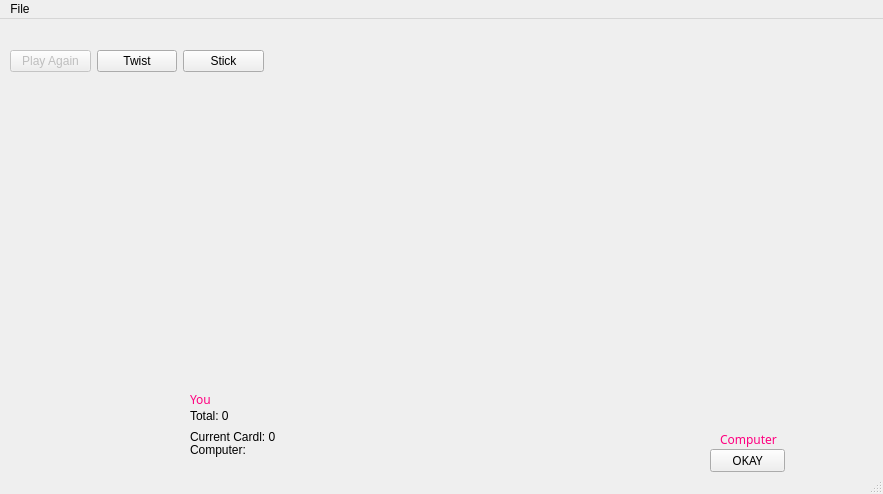
<?xml version="1.0" encoding="UTF-8"?>
<ui version="4.0">
 <class>PlayWindow</class>
 <widget class="QMainWindow" name="PlayWindow">
  <property name="geometry">
   <rect>
    <x>0</x>
    <y>0</y>
    <width>883</width>
    <height>494</height>
   </rect>
  </property>
  <property name="baseSize">
   <size>
    <width>800</width>
    <height>500</height>
   </size>
  </property>
  <property name="windowTitle">
   <string>6nimmt c++</string>
  </property>
  <property name="styleSheet">
   <string notr="true">background-image: url(:/images/images/table.png);</string>
  </property>
  <widget class="QWidget" name="centralwidget">
   <widget class="QLabel" name="statusLabel">
    <property name="geometry">
     <rect>
      <x>115</x>
      <y>350</y>
      <width>47</width>
      <height>13</height>
     </rect>
    </property>
    <property name="palette">
     <palette>
      <active>
       <colorrole role="WindowText">
        <brush brushstyle="SolidPattern">
         <color alpha="255">
          <red>255</red>
          <green>255</green>
          <blue>255</blue>
         </color>
        </brush>
       </colorrole>
      </active>
      <inactive>
       <colorrole role="WindowText">
        <brush brushstyle="SolidPattern">
         <color alpha="255">
          <red>255</red>
          <green>255</green>
          <blue>255</blue>
         </color>
        </brush>
       </colorrole>
      </inactive>
      <disabled>
       <colorrole role="WindowText">
        <brush brushstyle="SolidPattern">
         <color alpha="255">
          <red>120</red>
          <green>120</green>
          <blue>120</blue>
         </color>
        </brush>
       </colorrole>
      </disabled>
     </palette>
    </property>
    <property name="text">
     <string/>
    </property>
   </widget>
   <widget class="QLabel" name="statusLabel_2">
    <property name="geometry">
     <rect>
      <x>115</x>
      <y>360</y>
      <width>47</width>
      <height>13</height>
     </rect>
    </property>
    <property name="palette">
     <palette>
      <active>
       <colorrole role="WindowText">
        <brush brushstyle="SolidPattern">
         <color alpha="255">
          <red>255</red>
          <green>255</green>
          <blue>255</blue>
         </color>
        </brush>
       </colorrole>
      </active>
      <inactive>
       <colorrole role="WindowText">
        <brush brushstyle="SolidPattern">
         <color alpha="255">
          <red>255</red>
          <green>255</green>
          <blue>255</blue>
         </color>
        </brush>
       </colorrole>
      </inactive>
      <disabled>
       <colorrole role="WindowText">
        <brush brushstyle="SolidPattern">
         <color alpha="255">
          <red>120</red>
          <green>120</green>
          <blue>120</blue>
         </color>
        </brush>
       </colorrole>
      </disabled>
     </palette>
    </property>
    <property name="text">
     <string/>
    </property>
   </widget>
   <widget class="QLabel" name="statusLabel_3">
    <property name="geometry">
     <rect>
      <x>115</x>
      <y>310</y>
      <width>47</width>
      <height>13</height>
     </rect>
    </property>
    <property name="palette">
     <palette>
      <active>
       <colorrole role="WindowText">
        <brush brushstyle="SolidPattern">
         <color alpha="255">
          <red>255</red>
          <green>255</green>
          <blue>255</blue>
         </color>
        </brush>
       </colorrole>
      </active>
      <inactive>
       <colorrole role="WindowText">
        <brush brushstyle="SolidPattern">
         <color alpha="255">
          <red>255</red>
          <green>255</green>
          <blue>255</blue>
         </color>
        </brush>
       </colorrole>
      </inactive>
      <disabled>
       <colorrole role="WindowText">
        <brush brushstyle="SolidPattern">
         <color alpha="255">
          <red>120</red>
          <green>120</green>
          <blue>120</blue>
         </color>
        </brush>
       </colorrole>
      </disabled>
     </palette>
    </property>
    <property name="text">
     <string/>
    </property>
   </widget>
   <widget class="QLabel" name="youLabel">
    <property name="geometry">
     <rect>
      <x>190</x>
      <y>360</y>
      <width>61</width>
      <height>41</height>
     </rect>
    </property>
    <property name="palette">
     <palette>
      <active>
       <colorrole role="WindowText">
        <brush brushstyle="SolidPattern">
         <color alpha="255">
          <red>255</red>
          <green>0</green>
          <blue>127</blue>
         </color>
        </brush>
       </colorrole>
       <colorrole role="Text">
        <brush brushstyle="SolidPattern">
         <color alpha="255">
          <red>255</red>
          <green>0</green>
          <blue>127</blue>
         </color>
        </brush>
       </colorrole>
       <colorrole role="ButtonText">
        <brush brushstyle="SolidPattern">
         <color alpha="255">
          <red>255</red>
          <green>0</green>
          <blue>127</blue>
         </color>
        </brush>
       </colorrole>
       <colorrole role="PlaceholderText">
        <brush brushstyle="NoBrush">
         <color alpha="128">
          <red>255</red>
          <green>0</green>
          <blue>127</blue>
         </color>
        </brush>
       </colorrole>
      </active>
      <inactive>
       <colorrole role="WindowText">
        <brush brushstyle="SolidPattern">
         <color alpha="255">
          <red>255</red>
          <green>0</green>
          <blue>127</blue>
         </color>
        </brush>
       </colorrole>
       <colorrole role="Text">
        <brush brushstyle="SolidPattern">
         <color alpha="255">
          <red>255</red>
          <green>0</green>
          <blue>127</blue>
         </color>
        </brush>
       </colorrole>
       <colorrole role="ButtonText">
        <brush brushstyle="SolidPattern">
         <color alpha="255">
          <red>255</red>
          <green>0</green>
          <blue>127</blue>
         </color>
        </brush>
       </colorrole>
       <colorrole role="PlaceholderText">
        <brush brushstyle="NoBrush">
         <color alpha="128">
          <red>255</red>
          <green>0</green>
          <blue>127</blue>
         </color>
        </brush>
       </colorrole>
      </inactive>
      <disabled>
       <colorrole role="WindowText">
        <brush brushstyle="SolidPattern">
         <color alpha="255">
          <red>255</red>
          <green>0</green>
          <blue>127</blue>
         </color>
        </brush>
       </colorrole>
       <colorrole role="Text">
        <brush brushstyle="SolidPattern">
         <color alpha="255">
          <red>255</red>
          <green>0</green>
          <blue>127</blue>
         </color>
        </brush>
       </colorrole>
       <colorrole role="ButtonText">
        <brush brushstyle="SolidPattern">
         <color alpha="255">
          <red>255</red>
          <green>0</green>
          <blue>127</blue>
         </color>
        </brush>
       </colorrole>
       <colorrole role="PlaceholderText">
        <brush brushstyle="NoBrush">
         <color alpha="128">
          <red>255</red>
          <green>0</green>
          <blue>127</blue>
         </color>
        </brush>
       </colorrole>
      </disabled>
     </palette>
    </property>
    <property name="font">
     <font>
      <family>Impact</family>
      <pointsize>9</pointsize>
      <weight>50</weight>
      <italic>false</italic>
      <bold>false</bold>
     </font>
    </property>
    <property name="styleSheet">
     <string notr="true">font: 9pt &quot;Impact&quot;;
color: rgb(255, 0, 127);</string>
    </property>
    <property name="text">
     <string>You</string>
    </property>
   </widget>
   <widget class="QLabel" name="playertotalLabel_2">
    <property name="geometry">
     <rect>
      <x>190</x>
      <y>390</y>
      <width>47</width>
      <height>13</height>
     </rect>
    </property>
    <property name="palette">
     <palette>
      <active>
       <colorrole role="WindowText">
        <brush brushstyle="SolidPattern">
         <color alpha="255">
          <red>0</red>
          <green>0</green>
          <blue>0</blue>
         </color>
        </brush>
       </colorrole>
       <colorrole role="Text">
        <brush brushstyle="SolidPattern">
         <color alpha="255">
          <red>0</red>
          <green>0</green>
          <blue>0</blue>
         </color>
        </brush>
       </colorrole>
       <colorrole role="ButtonText">
        <brush brushstyle="SolidPattern">
         <color alpha="255">
          <red>0</red>
          <green>0</green>
          <blue>0</blue>
         </color>
        </brush>
       </colorrole>
       <colorrole role="PlaceholderText">
        <brush brushstyle="NoBrush">
         <color alpha="128">
          <red>0</red>
          <green>0</green>
          <blue>0</blue>
         </color>
        </brush>
       </colorrole>
      </active>
      <inactive>
       <colorrole role="WindowText">
        <brush brushstyle="SolidPattern">
         <color alpha="255">
          <red>0</red>
          <green>0</green>
          <blue>0</blue>
         </color>
        </brush>
       </colorrole>
       <colorrole role="Text">
        <brush brushstyle="SolidPattern">
         <color alpha="255">
          <red>0</red>
          <green>0</green>
          <blue>0</blue>
         </color>
        </brush>
       </colorrole>
       <colorrole role="ButtonText">
        <brush brushstyle="SolidPattern">
         <color alpha="255">
          <red>0</red>
          <green>0</green>
          <blue>0</blue>
         </color>
        </brush>
       </colorrole>
       <colorrole role="PlaceholderText">
        <brush brushstyle="NoBrush">
         <color alpha="128">
          <red>0</red>
          <green>0</green>
          <blue>0</blue>
         </color>
        </brush>
       </colorrole>
      </inactive>
      <disabled>
       <colorrole role="WindowText">
        <brush brushstyle="SolidPattern">
         <color alpha="255">
          <red>0</red>
          <green>0</green>
          <blue>0</blue>
         </color>
        </brush>
       </colorrole>
       <colorrole role="Text">
        <brush brushstyle="SolidPattern">
         <color alpha="255">
          <red>0</red>
          <green>0</green>
          <blue>0</blue>
         </color>
        </brush>
       </colorrole>
       <colorrole role="ButtonText">
        <brush brushstyle="SolidPattern">
         <color alpha="255">
          <red>0</red>
          <green>0</green>
          <blue>0</blue>
         </color>
        </brush>
       </colorrole>
       <colorrole role="PlaceholderText">
        <brush brushstyle="NoBrush">
         <color alpha="128">
          <red>0</red>
          <green>0</green>
          <blue>0</blue>
         </color>
        </brush>
       </colorrole>
      </disabled>
     </palette>
    </property>
    <property name="styleSheet">
     <string notr="true">color: rgb(0, 0, 0);
font: 9pt &quot;Impact&quot;;</string>
    </property>
    <property name="text">
     <string>Total: 0</string>
    </property>
   </widget>
   <widget class="QWidget" name="gridLayoutWidget_3">
    <property name="geometry">
     <rect>
      <x>40</x>
      <y>50</y>
      <width>211</width>
      <height>371</height>
     </rect>
    </property>
    <layout class="QGridLayout" name="gridLayout_2">
     <item row="0" column="0">
      <widget class="QLabel" name="card1Label_10">
       <property name="text">
        <string/>
       </property>
      </widget>
     </item>
     <item row="0" column="1">
      <widget class="QLabel" name="card2Label_10">
       <property name="text">
        <string/>
       </property>
      </widget>
     </item>
     <item row="2" column="0">
      <widget class="QLabel" name="card7Label_2">
       <property name="text">
        <string/>
       </property>
      </widget>
     </item>
     <item row="2" column="1">
      <widget class="QLabel" name="card8Label_2">
       <property name="text">
        <string/>
       </property>
      </widget>
     </item>
     <item row="1" column="1">
      <widget class="QLabel" name="card5Label_10">
       <property name="text">
        <string/>
       </property>
      </widget>
     </item>
     <item row="0" column="2">
      <widget class="QLabel" name="card3Label_10">
       <property name="text">
        <string/>
       </property>
      </widget>
     </item>
     <item row="3" column="0">
      <widget class="QLabel" name="card10Label_2">
       <property name="text">
        <string/>
       </property>
      </widget>
     </item>
     <item row="1" column="0">
      <widget class="QLabel" name="card4Label_10">
       <property name="text">
        <string/>
       </property>
      </widget>
     </item>
     <item row="2" column="2">
      <widget class="QLabel" name="card9Label_2">
       <property name="text">
        <string/>
       </property>
      </widget>
     </item>
     <item row="1" column="2">
      <widget class="QLabel" name="card6Label_10">
       <property name="text">
        <string/>
       </property>
      </widget>
     </item>
    </layout>
   </widget>
   <widget class="QLabel" name="playercurrentLabel_2">
    <property name="geometry">
     <rect>
      <x>190</x>
      <y>410</y>
      <width>111</width>
      <height>16</height>
     </rect>
    </property>
    <property name="palette">
     <palette>
      <active>
       <colorrole role="WindowText">
        <brush brushstyle="SolidPattern">
         <color alpha="255">
          <red>0</red>
          <green>0</green>
          <blue>0</blue>
         </color>
        </brush>
       </colorrole>
       <colorrole role="Text">
        <brush brushstyle="SolidPattern">
         <color alpha="255">
          <red>0</red>
          <green>0</green>
          <blue>0</blue>
         </color>
        </brush>
       </colorrole>
       <colorrole role="ButtonText">
        <brush brushstyle="SolidPattern">
         <color alpha="255">
          <red>0</red>
          <green>0</green>
          <blue>0</blue>
         </color>
        </brush>
       </colorrole>
       <colorrole role="PlaceholderText">
        <brush brushstyle="NoBrush">
         <color alpha="128">
          <red>0</red>
          <green>0</green>
          <blue>0</blue>
         </color>
        </brush>
       </colorrole>
      </active>
      <inactive>
       <colorrole role="WindowText">
        <brush brushstyle="SolidPattern">
         <color alpha="255">
          <red>0</red>
          <green>0</green>
          <blue>0</blue>
         </color>
        </brush>
       </colorrole>
       <colorrole role="Text">
        <brush brushstyle="SolidPattern">
         <color alpha="255">
          <red>0</red>
          <green>0</green>
          <blue>0</blue>
         </color>
        </brush>
       </colorrole>
       <colorrole role="ButtonText">
        <brush brushstyle="SolidPattern">
         <color alpha="255">
          <red>0</red>
          <green>0</green>
          <blue>0</blue>
         </color>
        </brush>
       </colorrole>
       <colorrole role="PlaceholderText">
        <brush brushstyle="NoBrush">
         <color alpha="128">
          <red>0</red>
          <green>0</green>
          <blue>0</blue>
         </color>
        </brush>
       </colorrole>
      </inactive>
      <disabled>
       <colorrole role="WindowText">
        <brush brushstyle="SolidPattern">
         <color alpha="255">
          <red>0</red>
          <green>0</green>
          <blue>0</blue>
         </color>
        </brush>
       </colorrole>
       <colorrole role="Text">
        <brush brushstyle="SolidPattern">
         <color alpha="255">
          <red>0</red>
          <green>0</green>
          <blue>0</blue>
         </color>
        </brush>
       </colorrole>
       <colorrole role="ButtonText">
        <brush brushstyle="SolidPattern">
         <color alpha="255">
          <red>0</red>
          <green>0</green>
          <blue>0</blue>
         </color>
        </brush>
       </colorrole>
       <colorrole role="PlaceholderText">
        <brush brushstyle="NoBrush">
         <color alpha="128">
          <red>0</red>
          <green>0</green>
          <blue>0</blue>
         </color>
        </brush>
       </colorrole>
      </disabled>
     </palette>
    </property>
    <property name="styleSheet">
     <string notr="true">font: 9pt &quot;Impact&quot;;
color: rgb(0, 0, 0);</string>
    </property>
    <property name="text">
     <string>Current Cardl: 0</string>
    </property>
   </widget>
   <widget class="QWidget" name="layoutWidget_2">
    <property name="geometry">
     <rect>
      <x>10</x>
      <y>30</y>
      <width>254</width>
      <height>25</height>
     </rect>
    </property>
    <layout class="QHBoxLayout" name="horizontalLayout_2">
     <item>
      <widget class="QPushButton" name="playagainButton_3">
       <property name="enabled">
        <bool>false</bool>
       </property>
       <property name="text">
        <string>Play Again</string>
       </property>
      </widget>
     </item>
     <item>
      <widget class="QPushButton" name="twistButton_2">
       <property name="text">
        <string>Twist</string>
       </property>
      </widget>
     </item>
     <item>
      <widget class="QPushButton" name="stickButton_2">
       <property name="text">
        <string>Stick</string>
       </property>
      </widget>
     </item>
    </layout>
   </widget>
   <widget class="QLabel" name="computerLabel_2">
    <property name="geometry">
     <rect>
      <x>720</x>
      <y>400</y>
      <width>161</width>
      <height>41</height>
     </rect>
    </property>
    <property name="palette">
     <palette>
      <active>
       <colorrole role="WindowText">
        <brush brushstyle="SolidPattern">
         <color alpha="255">
          <red>255</red>
          <green>0</green>
          <blue>127</blue>
         </color>
        </brush>
       </colorrole>
       <colorrole role="Text">
        <brush brushstyle="SolidPattern">
         <color alpha="255">
          <red>255</red>
          <green>0</green>
          <blue>127</blue>
         </color>
        </brush>
       </colorrole>
       <colorrole role="ButtonText">
        <brush brushstyle="SolidPattern">
         <color alpha="255">
          <red>255</red>
          <green>0</green>
          <blue>127</blue>
         </color>
        </brush>
       </colorrole>
       <colorrole role="PlaceholderText">
        <brush brushstyle="NoBrush">
         <color alpha="128">
          <red>255</red>
          <green>0</green>
          <blue>127</blue>
         </color>
        </brush>
       </colorrole>
      </active>
      <inactive>
       <colorrole role="WindowText">
        <brush brushstyle="SolidPattern">
         <color alpha="255">
          <red>255</red>
          <green>0</green>
          <blue>127</blue>
         </color>
        </brush>
       </colorrole>
       <colorrole role="Text">
        <brush brushstyle="SolidPattern">
         <color alpha="255">
          <red>255</red>
          <green>0</green>
          <blue>127</blue>
         </color>
        </brush>
       </colorrole>
       <colorrole role="ButtonText">
        <brush brushstyle="SolidPattern">
         <color alpha="255">
          <red>255</red>
          <green>0</green>
          <blue>127</blue>
         </color>
        </brush>
       </colorrole>
       <colorrole role="PlaceholderText">
        <brush brushstyle="NoBrush">
         <color alpha="128">
          <red>255</red>
          <green>0</green>
          <blue>127</blue>
         </color>
        </brush>
       </colorrole>
      </inactive>
      <disabled>
       <colorrole role="WindowText">
        <brush brushstyle="SolidPattern">
         <color alpha="255">
          <red>255</red>
          <green>0</green>
          <blue>127</blue>
         </color>
        </brush>
       </colorrole>
       <colorrole role="Text">
        <brush brushstyle="SolidPattern">
         <color alpha="255">
          <red>255</red>
          <green>0</green>
          <blue>127</blue>
         </color>
        </brush>
       </colorrole>
       <colorrole role="ButtonText">
        <brush brushstyle="SolidPattern">
         <color alpha="255">
          <red>255</red>
          <green>0</green>
          <blue>127</blue>
         </color>
        </brush>
       </colorrole>
       <colorrole role="PlaceholderText">
        <brush brushstyle="NoBrush">
         <color alpha="128">
          <red>255</red>
          <green>0</green>
          <blue>127</blue>
         </color>
        </brush>
       </colorrole>
      </disabled>
     </palette>
    </property>
    <property name="font">
     <font>
      <family>Impact</family>
      <pointsize>9</pointsize>
      <weight>50</weight>
      <italic>false</italic>
      <bold>false</bold>
     </font>
    </property>
    <property name="styleSheet">
     <string notr="true">color: rgb(0, 0, 0);
color: rgb(255, 0, 127);
font: 9pt &quot;Impact&quot;;</string>
    </property>
    <property name="text">
     <string>Computer</string>
    </property>
   </widget>
   <widget class="QLabel" name="computercurrentLabel">
    <property name="geometry">
     <rect>
      <x>190</x>
      <y>420</y>
      <width>111</width>
      <height>21</height>
     </rect>
    </property>
    <property name="palette">
     <palette>
      <active>
       <colorrole role="WindowText">
        <brush brushstyle="SolidPattern">
         <color alpha="255">
          <red>0</red>
          <green>0</green>
          <blue>0</blue>
         </color>
        </brush>
       </colorrole>
       <colorrole role="Text">
        <brush brushstyle="SolidPattern">
         <color alpha="255">
          <red>0</red>
          <green>0</green>
          <blue>0</blue>
         </color>
        </brush>
       </colorrole>
       <colorrole role="ButtonText">
        <brush brushstyle="SolidPattern">
         <color alpha="255">
          <red>0</red>
          <green>0</green>
          <blue>0</blue>
         </color>
        </brush>
       </colorrole>
       <colorrole role="PlaceholderText">
        <brush brushstyle="NoBrush">
         <color alpha="128">
          <red>0</red>
          <green>0</green>
          <blue>0</blue>
         </color>
        </brush>
       </colorrole>
      </active>
      <inactive>
       <colorrole role="WindowText">
        <brush brushstyle="SolidPattern">
         <color alpha="255">
          <red>0</red>
          <green>0</green>
          <blue>0</blue>
         </color>
        </brush>
       </colorrole>
       <colorrole role="Text">
        <brush brushstyle="SolidPattern">
         <color alpha="255">
          <red>0</red>
          <green>0</green>
          <blue>0</blue>
         </color>
        </brush>
       </colorrole>
       <colorrole role="ButtonText">
        <brush brushstyle="SolidPattern">
         <color alpha="255">
          <red>0</red>
          <green>0</green>
          <blue>0</blue>
         </color>
        </brush>
       </colorrole>
       <colorrole role="PlaceholderText">
        <brush brushstyle="NoBrush">
         <color alpha="128">
          <red>0</red>
          <green>0</green>
          <blue>0</blue>
         </color>
        </brush>
       </colorrole>
      </inactive>
      <disabled>
       <colorrole role="WindowText">
        <brush brushstyle="SolidPattern">
         <color alpha="255">
          <red>0</red>
          <green>0</green>
          <blue>0</blue>
         </color>
        </brush>
       </colorrole>
       <colorrole role="Text">
        <brush brushstyle="SolidPattern">
         <color alpha="255">
          <red>0</red>
          <green>0</green>
          <blue>0</blue>
         </color>
        </brush>
       </colorrole>
       <colorrole role="ButtonText">
        <brush brushstyle="SolidPattern">
         <color alpha="255">
          <red>0</red>
          <green>0</green>
          <blue>0</blue>
         </color>
        </brush>
       </colorrole>
       <colorrole role="PlaceholderText">
        <brush brushstyle="NoBrush">
         <color alpha="128">
          <red>0</red>
          <green>0</green>
          <blue>0</blue>
         </color>
        </brush>
       </colorrole>
      </disabled>
     </palette>
    </property>
    <property name="styleSheet">
     <string notr="true">color: rgb(0, 0, 0);
font: 9pt &quot;Impact&quot;;</string>
    </property>
    <property name="text">
     <string>Computer:</string>
    </property>
   </widget>
   <widget class="QLabel" name="computerStatusLabel">
    <property name="geometry">
     <rect>
      <x>590</x>
      <y>380</y>
      <width>47</width>
      <height>13</height>
     </rect>
    </property>
    <property name="palette">
     <palette>
      <active>
       <colorrole role="WindowText">
        <brush brushstyle="SolidPattern">
         <color alpha="255">
          <red>255</red>
          <green>255</green>
          <blue>255</blue>
         </color>
        </brush>
       </colorrole>
      </active>
      <inactive>
       <colorrole role="WindowText">
        <brush brushstyle="SolidPattern">
         <color alpha="255">
          <red>255</red>
          <green>255</green>
          <blue>255</blue>
         </color>
        </brush>
       </colorrole>
      </inactive>
      <disabled>
       <colorrole role="WindowText">
        <brush brushstyle="SolidPattern">
         <color alpha="255">
          <red>120</red>
          <green>120</green>
          <blue>120</blue>
         </color>
        </brush>
       </colorrole>
      </disabled>
     </palette>
    </property>
    <property name="text">
     <string/>
    </property>
   </widget>
   <widget class="QWidget" name="gridLayoutWidget_2">
    <property name="geometry">
     <rect>
      <x>320</x>
      <y>130</y>
      <width>381</width>
      <height>101</height>
     </rect>
    </property>
    <layout class="QHBoxLayout" name="horizontalLayout_4">
     <property name="spacing">
      <number>0</number>
     </property>
     <item>
      <widget class="QLabel" name="card1Label_14">
       <property name="text">
        <string/>
       </property>
      </widget>
     </item>
     <item>
      <widget class="QLabel" name="tableLabel_2">
       <property name="baseSize">
        <size>
         <width>800</width>
         <height>500</height>
        </size>
       </property>
       <property name="text">
        <string/>
       </property>
      </widget>
     </item>
     <item>
      <widget class="QLabel" name="card2Label_4">
       <property name="text">
        <string/>
       </property>
      </widget>
     </item>
     <item>
      <widget class="QLabel" name="card3Label_4">
       <property name="text">
        <string/>
       </property>
      </widget>
     </item>
     <item>
      <widget class="QLabel" name="card4Label_4">
       <property name="text">
        <string/>
       </property>
      </widget>
     </item>
     <item>
      <widget class="QLabel" name="card5Label_4">
       <property name="text">
        <string/>
       </property>
      </widget>
     </item>
     <item>
      <widget class="QLabel" name="card6Label_4">
       <property name="text">
        <string/>
       </property>
      </widget>
     </item>
     <item>
      <widget class="QLabel" name="card7Label_4">
       <property name="text">
        <string/>
       </property>
      </widget>
     </item>
     <item>
      <widget class="QLabel" name="card8Label_4">
       <property name="text">
        <string/>
       </property>
      </widget>
     </item>
     <item>
      <widget class="QLabel" name="card9Label_4">
       <property name="text">
        <string/>
       </property>
      </widget>
     </item>
     <item>
      <widget class="QLabel" name="card10Label_4">
       <property name="text">
        <string/>
       </property>
      </widget>
     </item>
    </layout>
   </widget>
   <widget class="QWidget" name="gridLayoutWidget_4">
    <property name="geometry">
     <rect>
      <x>320</x>
      <y>230</y>
      <width>381</width>
      <height>101</height>
     </rect>
    </property>
    <layout class="QHBoxLayout" name="horizontalLayout_5">
     <property name="spacing">
      <number>0</number>
     </property>
     <item>
      <widget class="QLabel" name="card1Label_13">
       <property name="text">
        <string/>
       </property>
      </widget>
     </item>
     <item>
      <widget class="QLabel" name="tableLabel_3">
       <property name="baseSize">
        <size>
         <width>800</width>
         <height>500</height>
        </size>
       </property>
       <property name="text">
        <string/>
       </property>
      </widget>
     </item>
     <item>
      <widget class="QLabel" name="card2Label_5">
       <property name="text">
        <string/>
       </property>
      </widget>
     </item>
     <item>
      <widget class="QLabel" name="card3Label_5">
       <property name="text">
        <string/>
       </property>
      </widget>
     </item>
     <item>
      <widget class="QLabel" name="card4Label_5">
       <property name="text">
        <string/>
       </property>
      </widget>
     </item>
     <item>
      <widget class="QLabel" name="card5Label_5">
       <property name="text">
        <string/>
       </property>
      </widget>
     </item>
     <item>
      <widget class="QLabel" name="card6Label_5">
       <property name="text">
        <string/>
       </property>
      </widget>
     </item>
     <item>
      <widget class="QLabel" name="card7Label_5">
       <property name="text">
        <string/>
       </property>
      </widget>
     </item>
     <item>
      <widget class="QLabel" name="card8Label_5">
       <property name="text">
        <string/>
       </property>
      </widget>
     </item>
     <item>
      <widget class="QLabel" name="card9Label_5">
       <property name="text">
        <string/>
       </property>
      </widget>
     </item>
     <item>
      <widget class="QLabel" name="card10Label_5">
       <property name="text">
        <string/>
       </property>
      </widget>
     </item>
    </layout>
   </widget>
   <widget class="QWidget" name="gridLayoutWidget_5">
    <property name="geometry">
     <rect>
      <x>320</x>
      <y>330</y>
      <width>381</width>
      <height>101</height>
     </rect>
    </property>
    <layout class="QHBoxLayout" name="horizontalLayout_6">
     <property name="spacing">
      <number>0</number>
     </property>
     <item>
      <widget class="QLabel" name="card1Label_11">
       <property name="text">
        <string/>
       </property>
      </widget>
     </item>
     <item>
      <widget class="QLabel" name="tableLabel_4">
       <property name="baseSize">
        <size>
         <width>800</width>
         <height>500</height>
        </size>
       </property>
       <property name="text">
        <string/>
       </property>
      </widget>
     </item>
     <item>
      <widget class="QLabel" name="card2Label_6">
       <property name="text">
        <string/>
       </property>
      </widget>
     </item>
     <item>
      <widget class="QLabel" name="card3Label_6">
       <property name="text">
        <string/>
       </property>
      </widget>
     </item>
     <item>
      <widget class="QLabel" name="card4Label_6">
       <property name="text">
        <string/>
       </property>
      </widget>
     </item>
     <item>
      <widget class="QLabel" name="card5Label_6">
       <property name="text">
        <string/>
       </property>
      </widget>
     </item>
     <item>
      <widget class="QLabel" name="card6Label_6">
       <property name="text">
        <string/>
       </property>
      </widget>
     </item>
     <item>
      <widget class="QLabel" name="card7Label_6">
       <property name="text">
        <string/>
       </property>
      </widget>
     </item>
     <item>
      <widget class="QLabel" name="card8Label_6">
       <property name="text">
        <string/>
       </property>
      </widget>
     </item>
     <item>
      <widget class="QLabel" name="card9Label_6">
       <property name="text">
        <string/>
       </property>
      </widget>
     </item>
     <item>
      <widget class="QLabel" name="card10Label_6">
       <property name="text">
        <string/>
       </property>
      </widget>
     </item>
    </layout>
   </widget>
   <widget class="QWidget" name="gridLayoutWidget_6">
    <property name="geometry">
     <rect>
      <x>320</x>
      <y>30</y>
      <width>381</width>
      <height>101</height>
     </rect>
    </property>
    <layout class="QHBoxLayout" name="horizontalLayout_7">
     <property name="spacing">
      <number>0</number>
     </property>
     <item>
      <widget class="QLabel" name="card1Label_12">
       <property name="text">
        <string/>
       </property>
      </widget>
     </item>
     <item>
      <widget class="QLabel" name="tableLabel_5">
       <property name="baseSize">
        <size>
         <width>800</width>
         <height>500</height>
        </size>
       </property>
       <property name="text">
        <string/>
       </property>
      </widget>
     </item>
     <item>
      <widget class="QLabel" name="card2Label_7">
       <property name="text">
        <string/>
       </property>
      </widget>
     </item>
     <item>
      <widget class="QLabel" name="card3Label_7">
       <property name="text">
        <string/>
       </property>
      </widget>
     </item>
     <item>
      <widget class="QLabel" name="card4Label_7">
       <property name="text">
        <string/>
       </property>
      </widget>
     </item>
     <item>
      <widget class="QLabel" name="card5Label_7">
       <property name="text">
        <string/>
       </property>
      </widget>
     </item>
     <item>
      <widget class="QLabel" name="card6Label_7">
       <property name="text">
        <string/>
       </property>
      </widget>
     </item>
     <item>
      <widget class="QLabel" name="card7Label_7">
       <property name="text">
        <string/>
       </property>
      </widget>
     </item>
     <item>
      <widget class="QLabel" name="card8Label_7">
       <property name="text">
        <string/>
       </property>
      </widget>
     </item>
     <item>
      <widget class="QLabel" name="card9Label_7">
       <property name="text">
        <string/>
       </property>
      </widget>
     </item>
     <item>
      <widget class="QLabel" name="card10Label_7">
       <property name="text">
        <string/>
       </property>
      </widget>
     </item>
    </layout>
   </widget>
   <widget class="QPushButton" name="OKAYButton">
    <property name="geometry">
     <rect>
      <x>710</x>
      <y>430</y>
      <width>75</width>
      <height>23</height>
     </rect>
    </property>
    <property name="font">
     <font>
      <family>Showcard Gothic</family>
     </font>
    </property>
    <property name="text">
     <string>OKAY</string>
    </property>
   </widget>
  </widget>
  <widget class="QMenuBar" name="menubar">
   <property name="geometry">
    <rect>
     <x>0</x>
     <y>0</y>
     <width>883</width>
     <height>21</height>
    </rect>
   </property>
   <widget class="QMenu" name="menuQuit">
    <property name="title">
     <string>File</string>
    </property>
    <addaction name="actionQuit"/>
   </widget>
   <addaction name="menuQuit"/>
  </widget>
  <widget class="QStatusBar" name="statusbar"/>
  <action name="actionQuit">
   <property name="text">
    <string>Quit</string>
   </property>
  </action>
 </widget>
 <resources/>
 <connections/>
</ui>
